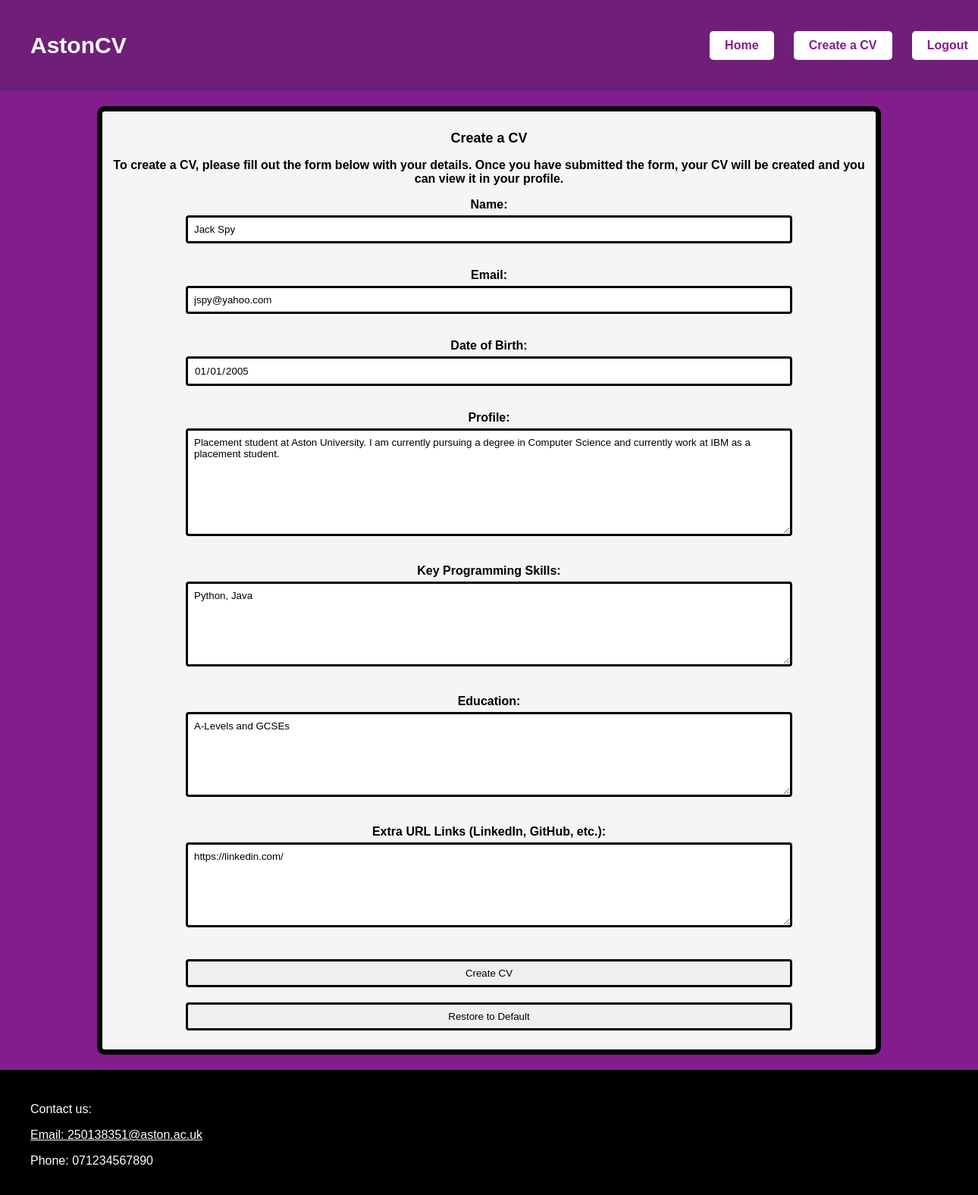
/createCV.php (signed in), run on the app's committed database.
### tables this page shows
CREATE TABLE `cvs` (
  `id` bigint(20) UNSIGNED NOT NULL,
  `name` varchar(100) NOT NULL,
  `email` varchar(100) NOT NULL,
  `password` varchar(255) NOT NULL,
  `dob` date NOT NULL,
  `keyprogramming` varchar(255) DEFAULT NULL,
  `profile` varchar(500) DEFAULT NULL,
  `education` varchar(500) DEFAULT NULL,
  `URLlinks` varchar(500) DEFAULT NULL
);

### createCV.php (the view, shortened to what this page needs)
<?php
require_once('connectdb.php');
$query = "SELECT * FROM cvs WHERE email = :email";
$stmt = $db->prepare($query);
$stmt->bindParam(':email', $_SESSION['email']);
$stmt->execute();
$user = $stmt->fetch(PDO::FETCH_ASSOC);
?>
<!DOCTYPE html>
<html lang="en">
    <head>
        <link rel="stylesheet" type="text/css" href="CSS/style.css">
    </head>
    <body>
    <header id = "main-header">
        <h1>AstonCV</h1>
        <section id = "nav">
            <a href="logged.php">
            <button>Home</button>
            </a>
            <a href="createCV.php">
            <button>Create a CV</button>
            </a>
            <a href = "logout.php">
            <button>Logout</button>
            </a>
        </section>
       </header>
     <main>
        <section id = "create">
            <h2>Create a CV</h2>
            <p>To create a CV, please fill out the form below with your details. Once you have submitted the form, your CV will be created and you can view it in your profile.</p>
            <form id = "createForm" method = "post" action = "createCV.php">
                <label for="name">Name:</label><br>
                <input type="text"  name="name"  value="<?= htmlspecialchars($user['name'] ?? '') ?>" readonly><br><br>
                <label for="email">Email:</label><br>
                <input type="email" name="email" value="<?= htmlspecialchars($user['email'] ?? '') ?>" required><br><br>
                <label for="dob">Date of Birth:</label><br>
                <input type="date"  name="dob"   value="<?= htmlspecialchars($user['dob']  ?? '') ?>" readonly><br><br>
                <label for="profile">Profile:</label><br>
                <textarea name="profile" rows="8"><?= htmlspecialchars($user['profile'] ?? '') ?></textarea required><br><br>
                <label for="keyprogramming">Key Programming Skills:</label><br>
                <textarea name="keyprogramming" rows="6"><?= htmlspecialchars($user['keyprogramming'] ?? '') ?></textarea required><br><br>
                <label for="education">Education:</label><br>
                <textarea name="education" rows="6"><?= htmlspecialchars($user['education'] ?? '') ?></textarea required><br><br>
                <label for="URLlinks">Extra URL Links (LinkedIn, GitHub, etc.):</label><br>
                <textarea name="URLlinks" rows="6"><?= htmlspecialchars($user['URLlinks'] ?? '') ?></textarea required><br><br>
                <input type = "submit" value = "Create CV"/>
                <input type = "reset" value = "Restore to Default"/>
            </form>
        </section>
    </main>
    <footer id = "main-footer">
        <p>Contact us:</p>
        <a href="mailto:250138351@aston.ac.uk?" target="_blank" rel="noopener noreferrer">Email: 250138351@aston.ac.uk</a>
        <p>Phone: 071234567890</p>
    </footer>
    </body>
</html>

### CSS/style.css (style rules this page uses)
html { margin: 0; padding: 0; overflow-x: hidden; }
h1 { font-family: Arial, Helvetica, sans-serif; font-size: 30px ; color:white; }
body { margin: 0; max-width: 1840px; background-color: rgb(131,29,142); color: white; }
h2,h3 { font-family: Arial, Helvetica, sans-serif; font-size: 18px ; }
p, li, a { font-family: Arial, Helvetica, sans-serif; font-size: 16px ; }
#main-header { height : 80px; display: flex; align-items: center; justify-content: space-between; flex-wrap: wrap; width: 100%; margin: 0 auto; padding: 20px 40px; background-color: rgb(112, 31, 121); }
#main-header button, #forgot-password { background-color: white; color: rgb(131,29,142); padding: 10px 20px; border: none; border-radius: 5px; cursor: pointer; font-size: 16px; font-weight: bolder; }
#nav { display: flex; align-items: right; justify-content: space-around; width: 30%; flex-wrap: wrap; padding: 20px; }
main { margin: 20px; }
#main-footer { width: 100%; margin: 0 auto; padding: 20px 40px; border-top: 7px solid black; color: white; background-color: black; font-family: Arial, Helvetica, sans-serif; font-size: 16px; }
a { font-family: Arial, Helvetica, sans-serif; font-size: 16px ; color: white }
#register, #login, #create { font-family: Arial, Helvetica, sans-serif; font-size: 16px; font-weight: bold; color: black; text-align: center; border: 7px solid black; border-radius: 10px; width: 80%; padding: 10px; margin: 0 auto 10px auto; background-color: whitesmoke; }
#create textarea, #create input { width: 80%; padding: 8px; margin: 5px 0 15px 0; border: 3px solid black; border-radius: 4px; box-sizing: border-box; font-family: Arial, Helvetica, sans-serif; }

### data on the page
cvs: name "Jack Spy", email "jspy@yahoo.com", dob "01/01/2005", profile "Placement student at Aston University. I am currently pursuing a degree in Computer Science and currently work at IBM as a placement student.", keyprogramming "Python, Java", education "A-Levels and GCSEs", URLlinks "https://linkedin.com/"
